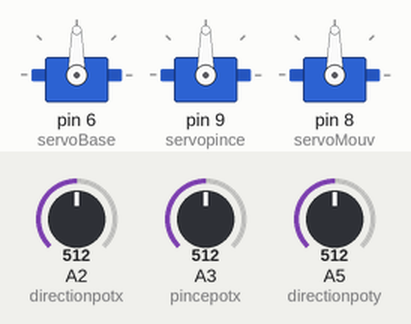
Simulated run of this sketch. Board: Arduino Uno, built with avr-gcc and run on an emulated ATmega328P. Shown: 3 × servo. The inputs (shaded band) are chosen by the test bench; at power-on: A2 (directionpotx) = 512, A3 (pincepotx) = 512, A5 (directionpoty) = 512.

Above: at 1.2 s.
1.3 s: A2 (directionpotx) set to 716
At 1.6 s:
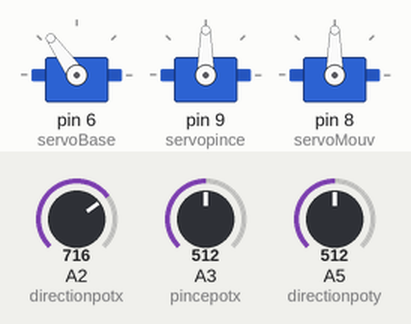
2.8 s: A3 (pincepotx) set to 716
At 4.0 s:
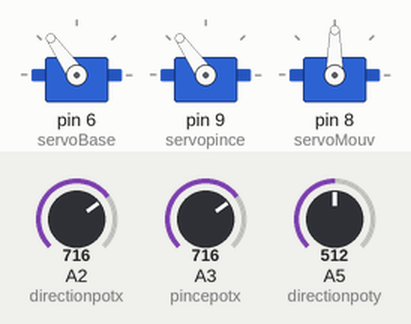
4.3 s: A5 (directionpoty) set to 716
At 5.1 s:
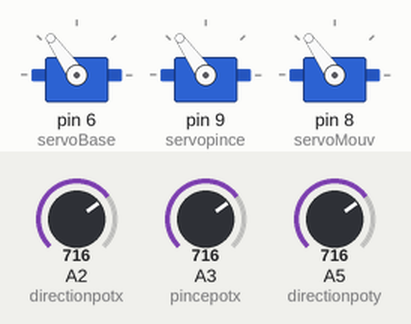
5.8 s: A2 (directionpotx) set to 900
At 6.5 s:
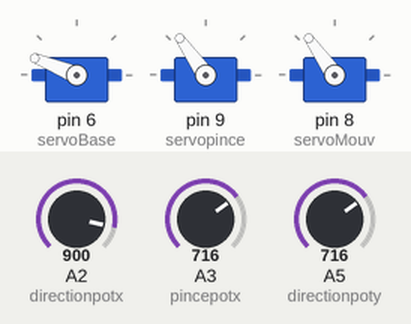
7.3 s: A3 (pincepotx) set to 900
At 7.8 s:
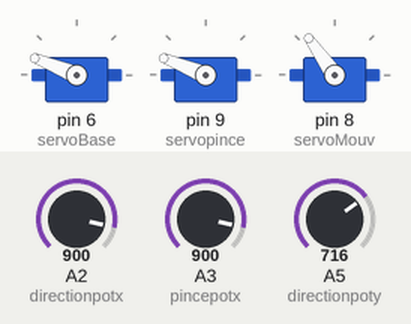
8.8 s: A5 (directionpoty) set to 900
At 9.9 s:
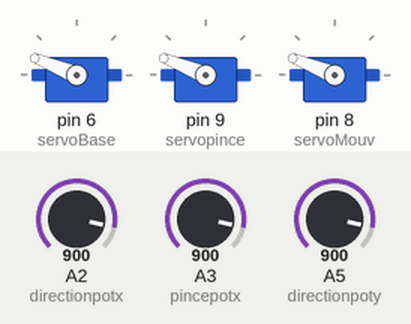
Timing chart, 0 to 11.3 s (numbered marks = the images above; inputs shaded):
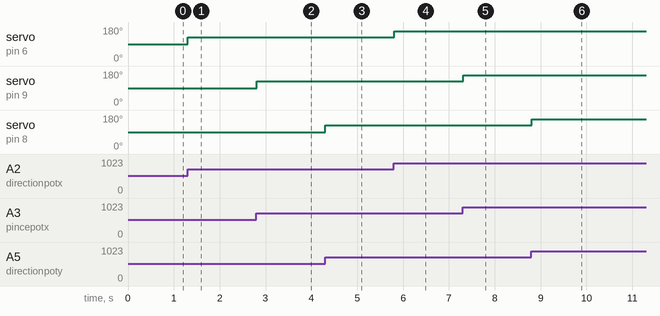

Measured:
- after the input at 1.3 s, servo on pin 6 (servoBase): 90° → 125° at once
- after the input at 2.8 s, servo on pin 9 (servopince): 90° → 125° at once
- after the input at 4.3 s, servo on pin 8 (servoMouv): 90° → 125° at once
- after the input at 5.8 s, servo on pin 6 (servoBase): 125° → 158° at once
- after the input at 7.3 s, servo on pin 9 (servopince): 125° → 158° at once
- after the input at 8.8 s, servo on pin 8 (servoMouv): 125° → 158° at once

The sketch:

armBot.ino
```cpp
#include <Servo.h>

Servo servoMouv;  // Créez un objet Servo
Servo servoBase;
Servo servopince;

int directionpoty = A5; // Connectez le potentiomètre à l'entrée analogique A5
int directionpotx = A2;

int pincepotx=A3;

int potValueMouv; // Variable pour stocker la valeur du potentiomètre
int potValuePince;
int potValueBase;

void setup() {
  servoBase.attach(6);
  servopince.attach(9);  // Attachez le servo au pin 9
  servoMouv.attach(8);
}

void loop() {
  potValueBase = analogRead(directionpotx);
  potValueMouv = analogRead(directionpoty);

  potValuePince = analogRead(pincepotx); // Lire la valeur du potentiomètre (0-1023)

  int hautBas = map(potValueMouv, 0, 1023, 0, 180); // Mappez la valeur à une plage d'angles (0-180 degrés)
  int base = map(potValueBase, 0, 1023, 0, 180);
  int pince = map(potValuePince, 0, 1023, 0, 180);

  servopince.write(pince); // Déplacez le servo à l'angle calculé
  servoBase.write(base);
  servoMouv.write(hautBas);
  delay(15);
}
```
